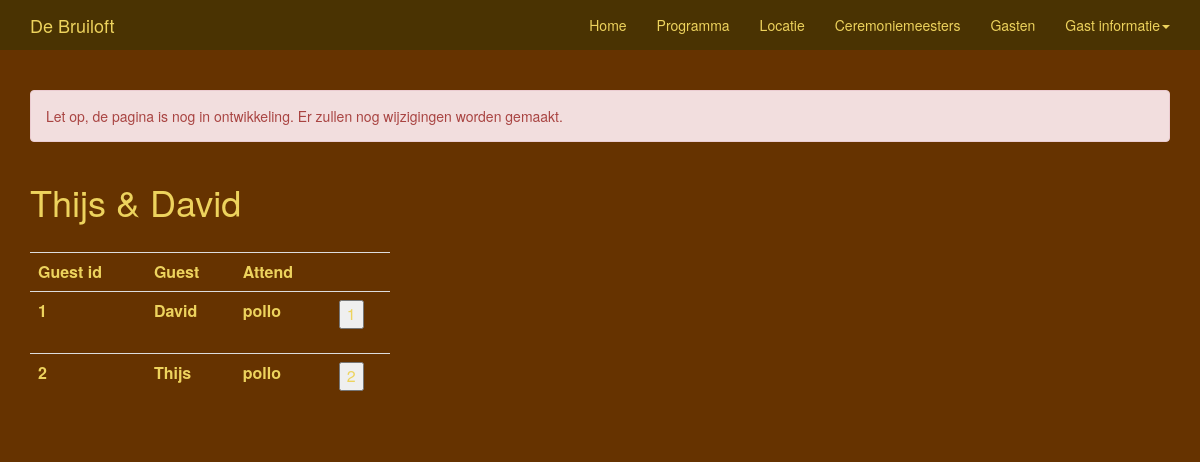
The page /guests/1/ on the database as committed earlier.
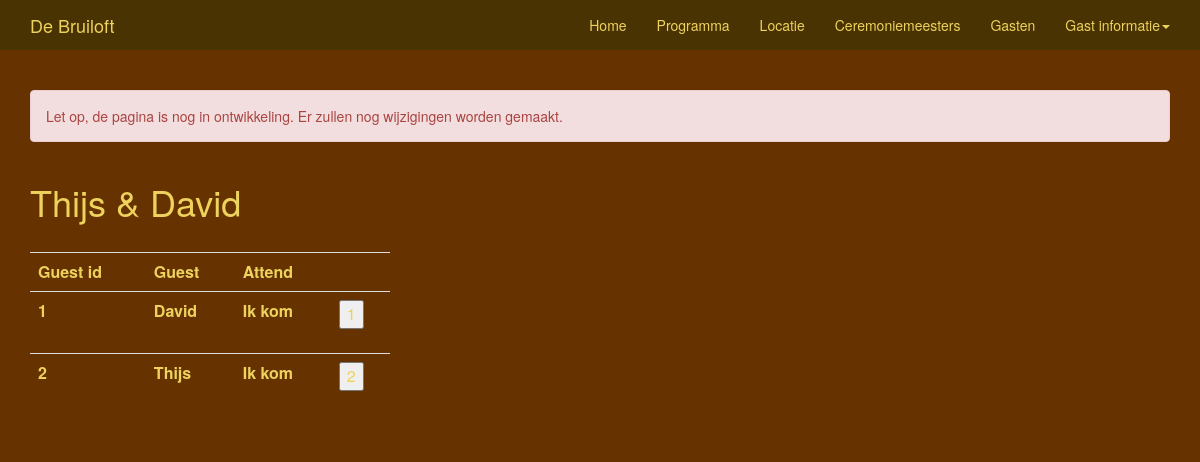
The same page on the database as committed later.
### wedding/models.py (models this page shows, shortened)
class Invitee_extra(models.Model):
    invitee = models.ForeignKey(Invitee)
    guest = models.CharField(max_length=50)
    attend = models.IntegerField(default=0)
    test = models.CharField(max_length=50)

### wedding/views.py (the view)
# urls.py: url(r'^(?P<pk>\d+)/$', views.DetailView.as_view(), name='detail'),
class DetailView(generic.DetailView):
    model = Invitee
    template_name = 'wedding/detail.html'

### wedding/templates/wedding/detail.html (shortened to what this page needs)
{% extends "wedding/main.html" %}
{% block content %}
<div class='container'>
	<div class="pageheader">
		<h1>{{ invitee.party_name }} </h1>
	</div>
	<div class="row">
		<div class="col-sm-4">
			<table class="table table-responsive">
				<th>Guest id</th>
				<th>Guest</th>
				<th>Attend</th>
				<th></th>
				{% for guests in invitee.invitee_extra_set.all %}
				<tr>
					<td><label for="attend{{ forloop.counter }}"> {{ guests.id }}</label></td>
					<td><label for="attend{{ forloop.counter }}"> {{ guests.guest }}</label></td>
					<td><label for="attend{{ forloop.counter }}"> {{ guests.test }}</label></td>
					<td>
						<form action="{% url 'wedding:vote' invitee.id %}" method="post">
						    <input type="submit" name="choice" id="choice" value="{{ guests.id }}" />
						</form>
					</td>
				<tr>
			{% endfor %}
			</table>
		</div>
	</div>
</div>
{% endblock %}

Rows that differ between the two databases and show on the page:
changed Invitee_extra "David": test "pollo" → "Ik kom"
changed Invitee_extra "Thijs": test "pollo" → "Ik kom"
